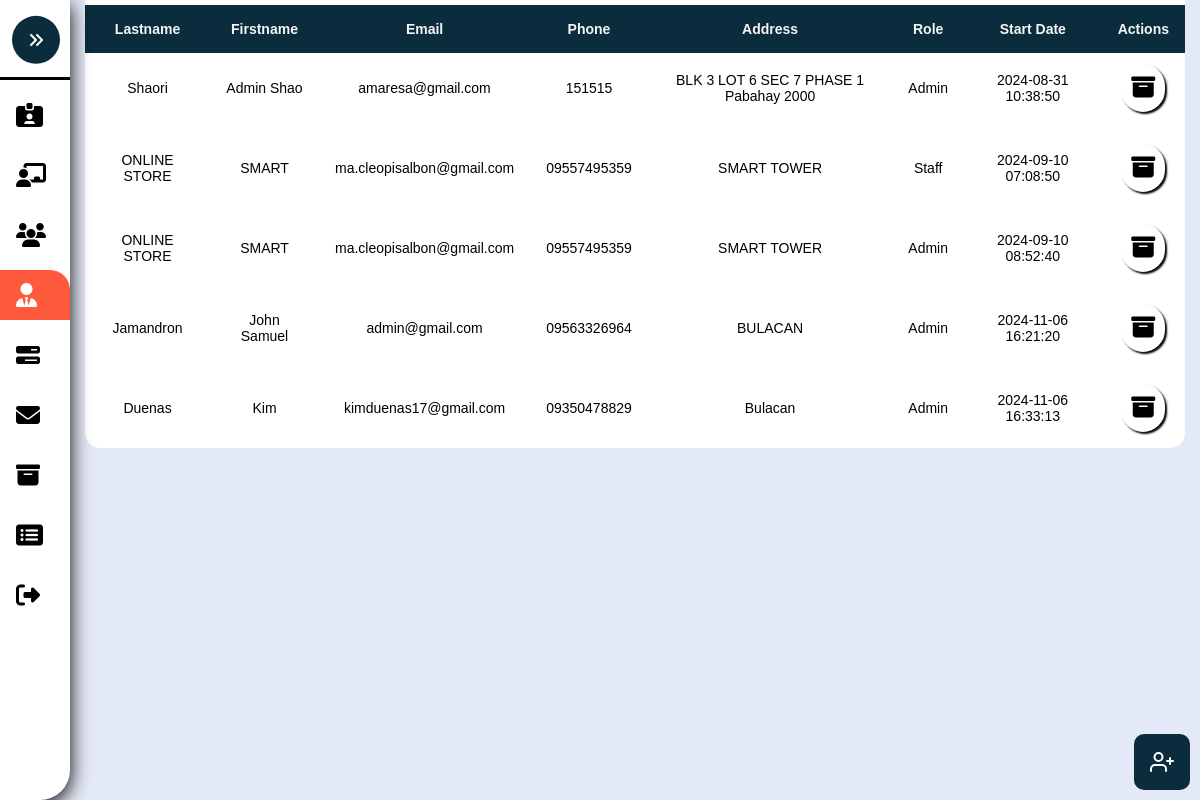
/Admin-Management.php, run on the app's committed database.
### tables this page shows
CREATE TABLE `management` (
  `ManagementID` int(8) NOT NULL,
  `Lastname` varchar(255) NOT NULL,
  `Firstname` varchar(255) NOT NULL,
  `Email` varchar(255) NOT NULL,
  `Phone` varchar(255) NOT NULL,
  `Address` varchar(255) NOT NULL,
  `Password` varchar(255) NOT NULL,
  `Role` varchar(255) NOT NULL,
  `Date` timestamp NOT NULL DEFAULT current_timestamp()
);

### Admin-Management.php (the view, shortened to what this page needs)
<?php
	include './Assets/Php/Connection.php';
?>
<!DOCTYPE html>
<html>
<head>
	<link rel="stylesheet" type="text/css" href="./Assets/Css/Admin.css?v=<?php echo time(); ?>">
</head>
<body>
	<nav class="sidebar close" id="sidebar">
		<header>
			<figure class="image-container">
			</figure>
			<button class="toggle">
				<i class="fa-solid fa-angles-right"></i>
			</button>
		</header>
		<div class="menu-bar">
			<div class="menu">
				<ul class="menu-links">
					<li class="nav-link">
						<a href="./Admin-Account.php" >
							<i class="fa-solid fa-id-card-clip"></i>
						</a>
					</li>
					<li class="nav-link">
						<a href="./Admin-Pending.php">
							<i class="fa-solid fa-chalkboard-user"></i>
						</a>
					</li>
					<li class="nav-link">
						<a href="./Admin-Users.php" class="dashboard-list-item " >
							<i class="fa-solid fa-users"></i>
						</a>
					</li>
					<li class="nav-link">
						<a href="./Admin-Management.php" class="dashboard-list-item active">
							<i class="fa-solid fa-user-tie"></i>
						</a>
					</li>
					<li class="nav-link">
						<a href="./Admin-Properties.php" class="dashboard-list-item">
							<i class="fa-solid fa-bars-progress"></i>
						</a>
					</li>
					<li class="nav-link">
						<a href="Admin-Message.php" class="dashboard-list-item">
							<i class="fa-solid fa-envelope"></i>
						</a>
					</li>
					<li class="nav-link">
						<a href="./Admin-Archieve.php" class="dashboard-list-item">
							<i class="fa-solid fa-box-archive"></i>
						</a>
					</li>
					<li class="nav-link">
						<a href="Admin-SoldProperties.php" class="dashboard-list-item">
							<i class="fa-solid fa-rectangle-list"></i>
						</a>
					</li>
					<li class="nav-link">
						<a href="./Assets/Php/Logout.php" class="dashboard-list-item">
							<i class="fa-solid fa-right-from-bracket"></i>
						</a>
					</li>
				</ul>
			</div>
		</div>
	</nav>
	<main class="main">
		<section class="Table-section" id="Table-Section">
			<div class="container">
				<table class="table" id="table">
					<tr>
						<th>Lastname</th>
						<th>Firstname</th>
						<th>Email</th>
						<th>Phone</th>
						<th>Address</th>
						<th>Role</th>
						<th>Start Date</th>
						<th class="action-center">Actions</th>
					</tr>
				<?php
						$sql = "SELECT * FROM management";
						$rs = mysqli_query($conn, $sql);
						if($rs){
							while ($row = mysqli_fetch_assoc($rs)) {
								$ManagementID = $row['ManagementID'];
								$Lastname = $row['Lastname'];
								$Firstname = $row['Firstname'];
								$Email = $row['Email'];
								$Phone = $row['Phone'];
								$Address = $row['Address'];
								$Date = $row['Date'];
								$Role = $row['Role'];
								echo "
								<tr>
									<td>".$Lastname."</td>
									<td>".$Firstname."</td>
									<td>".$Email."</td>
									<td>".$Phone."</td>
									<td>".$Address."</td>
									<td>".$Role."</td>
									<td>".$Date."</td>
									<td class='td-action'>
										<a href='./Assets/Php/Admin.php?archiveID=".$ManagementID."&value=Admin' onclick='return archiveConfirmation()'' class='custom-tooltip' data-title='Archive'>
										<i class='fa-solid fa-box-archive' ></i>
										</a>
									</td>
								</tr>
								";
							}
						}
					?>
				</table>
			</div>
		</section>
	</main>
	<section class="Dialog-Section">
		<div class="float-diagram">
			<button onclick="OpenDialog()" class='custom-tooltip' data-title='Add'>
			</button>
		</div>
</body>
</html>

### Assets/Css/Admin.css (style rules this page uses)
:root { --dark-jungle-green: hsl(188, 63%, 7%); --prussian-blue: hsl(200, 69%, 14%); --raisin-black-1: hsl(227, 29%, 13%); --raisin-black-2: hsl(229, 17%, 19%); --yellow-green: hsl(89, 72%, 85%); --orange-soda: hsl(9,100%, 62%); --cultured-1: hsl(0, 0%, 93%); --cultured-2:hsl(192, 24%, 96%); --misty-rose: hsl(210, 100%, 97%); --alice-blue: hsl(8, 100%, 97%); --seashell: hsl(8,100%, 97%); --cadet: hsl(0, 0%, 100%); --white: hsl(0,0%, 100%); --black:hsl(0,0%,0%); --opal: hsl(180, 20%, 62%); --head-foot-bg-amaresa: rgba(255, 255, 255, 0.66); --header-bg-amaresa-shadow:0 4px 30px rgba(0, 0, 0, 0.1); --footer-bg-amaresa-shadow:0 -4px 30px rgba(0, 0, 0, 0.1); --amaresa-box-shadow: 2px 2px 2px black; --amaresa-bg:#f0f0f0; --body-color: #E4E9F7; --sidebar-color: #FFF; --sidebar-text-color: #707070; --sidebar-toggle-color: #DDD; --ff-numito-sans:"Nunito Sans", sans-serif; --ff-poppins:"Poppins", sans-serif; --fs-1: 1.875rem; --fs-2: 1.5rem; --fs-3: 1.375rem; --fs-4: 1.125rem; --fs-5: 0.875rem; --fs-6: 0.813rem; --fs-7: 0.75rem; --fw-500: 500; --fw-600: 600; --fw-700: 700; --transition:0.25s ease; --section-spacing: 100px; --shadow-1: 0 5px 20px hsla(219, 56%, 21%, 0.1); --shadow-1: 0 16px 32px hsla(188, 63%, 63%, 0.1); }
*, *::before, *::after { padding: 0; margin: 0; box-sizing: border-box; }
li { list-style: none; }
a { text-decoration: none; }
a, img, span, button, i { display: block; }
button { border:none; outline: none; background: none; font: inherit; text-align: left; cursor: pointer; }
i { pointer-events: none; }
html { font-family: var(--ff-numito-sans); scroll-behavior: smooth; }
body { background: var(--body-color); overflow-x: hidden; }
.container { padding-inline:15px; }
button, a { transition: var(--transition); }
.sidebar { position: fixed; top: 0; left: 0; box-shadow: 2px 2px 15px var(--orange-soda); border-bottom-right-radius: 30px; width: 250px; height: 100vh; background: var(--sidebar-color); transition: .5s ease; z-index: 100; }
.sidebar.close { width: 70px; box-shadow: 0 5px 20px black; }
.sidebar.close .toggle { transform: translate(-50%,-40%); background: var(--prussian-blue); }
.sidebar figure { border-bottom: 3px solid black; position: relative; }
.sidebar header { position: relative; }
.sidebar header .toggle { position: absolute; top: 30%; right:-20%; cursor: pointer; padding: 1rem; background: var(--orange-soda); color: var(--white); border-radius: 100%; display: flex; justify-content: center; align-items: center; transform: rotate(180deg) translate(40%); }
.sidebar .nav-link a { height: 50px; margin-top: 10px; display: flex; justify-content: left; align-items: center; color: black; transition:var(--transition); }
.sidebar .nav-link i { margin-inline: 1rem; font-size: var(--fs-2); }
.sidebar .nav-link .active { color: white; background: var(--orange-soda); border-top-right-radius: 20px; }
.main { position: relative; height: 100vh; left: 250px; width: calc(100% - 250px); transition: .5s ease; }
.sidebar.close ~ .main { left: 70px; width: calc(100% - 70px); }
.Table-section { max-height: 99vh; overflow-x: hidden; position: relative; }
.td-action { position: relative; transition: .3s ease; display: flex; align-items: center; gap: 1rem; justify-content: space-evenly; }
.td-action a { font-size: var(--fs-2); padding: 10px; background: var(--white); box-shadow: var(--amaresa-box-shadow); border-radius: 26px; color: black; }
.float-diagram { position: absolute; right: 10px; bottom: 10px; background: var(--prussian-blue); font-size: 1rem; border-radius: 10px ; color: white; padding: 1rem; display: flex; justify-content: center; align-items: center; gap: 1rem; }
.float-diagram button { color: white; display: flex; gap: 5px; justify-content: center; }
.custom-tooltip { position: relative; display: inline-block; cursor: pointer; }

### data on the page
management: Lastname "Shaori", Firstname "Admin Shao", Email "amaresa@gmail.com", Phone "151515", Address "BLK 3 LOT 6 SEC 7 PHASE 1 Pabahay 2000", Role "Admin", Date "2024-08-31 10:38:50"
management: Lastname "ONLINE STORE", Firstname "SMART", Email "ma.cleopisalbon@gmail.com", Phone "09557495359", Address "SMART TOWER", Role "Staff", Date "2024-09-10 07:08:50"
management: Lastname "ONLINE STORE", Firstname "SMART", Email "ma.cleopisalbon@gmail.com", Phone "09557495359", Address "SMART TOWER", Role "Admin", Date "2024-09-10 08:52:40"
management: Lastname "Jamandron", Firstname "John Samuel", Email "admin@gmail.com", Phone "09563326964", Address "BULACAN", Role "Admin", Date "2024-11-06 16:21:20"
management: Lastname "Duenas", Firstname "Kim", Email "kimduenas17@gmail.com", Phone "09350478829", Address "Bulacan", Role "Admin", Date "2024-11-06 16:33:13"
